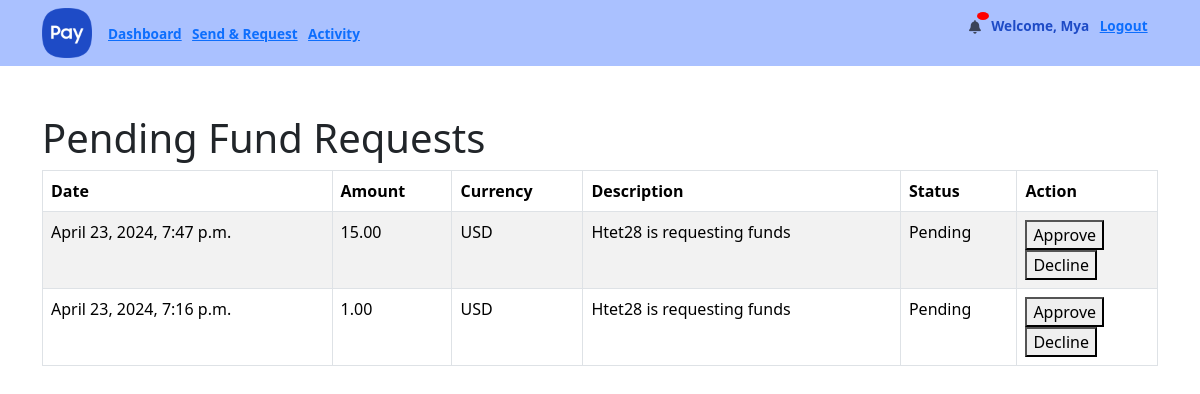
/webapps2024/transactions/fund_request_list/ (signed in), run on an earlier commit of the app's database.
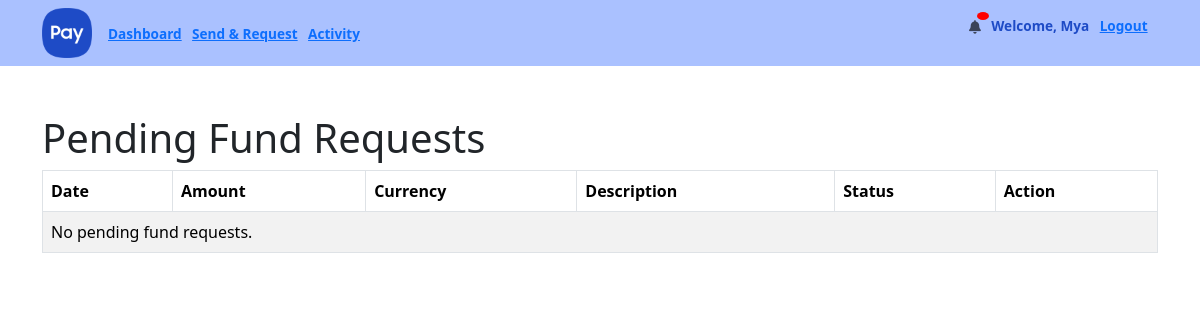
And on a later commit of the database.
### transactions/models.py (models this page shows, shortened)
class FundRequest(models.Model):
    STATUS_CHOICES = [
        ('PENDING', 'Pending'),
        ('APPROVED', 'Approved'),
        ('DECLINED', 'Declined'),
    ]
    fund_requester = models.ForeignKey(User, on_delete=models.CASCADE, related_name='fund_requests', null=False)
    fund_sender = models.ForeignKey(User, on_delete=models.CASCADE, related_name='sent_fund_requests')
    amount = models.DecimalField(max_digits=12, decimal_places=2)
    description = models.CharField(max_length=500)
    currency = models.CharField(max_length=3, default='GBP')
    approved = models.BooleanField(default=False)
    created_at = models.DateTimeField(auto_now_add=True)
    approved_at = models.DateTimeField(auto_now_add=True)
    status = models.CharField(max_length=20, choices=STATUS_CHOICES, default='PENDING')
    class Meta:
        ordering = ['-created_at']

### transactions/views.py (the view)
# urls.py: path('fund_request_list/', views.fund_request_list, name='fund_request_list'),
def fund_request_list(request):
    pending_requests = FundRequest.objects.filter(fund_sender=request.user, status='PENDING')
    return render(request, 'transactions/fund_request_list.html', {'pending_requests': pending_requests})

### templates/transactions/fund_request_list.html (shortened to what this page needs)
{% extends 'main/base.html' %}
{% block content %}
    <h1>Pending Fund Requests</h1>
    <table class="table table-bordered table-striped table-hover table-grey">
        <thead>
        <tr>
            <th>Date</th>
            <th>Amount</th>
            <th>Currency</th>
            <th>Description</th>
            <th>Status</th>
            <th>Action</th>
        </tr>
        </thead>
        <tbody>
        {% for request in pending_requests %}
            <tr>
                <td>{{ request.created_at }}</td>
                <td>{{ request.amount }}</td>
                <td>{{ request.currency }}</td>
                <td>{{ request.fund_requester.username }} is requesting funds</td>
                <td>{{ request.get_status_display }}</td>
                <td>
                    <form method="POST" action="{% url 'fund_request_action' request.pk %}">
                        <button type="submit">Approve</button>
                    </form>
                    <form method="POST" action="{% url 'fund_request_action' request.pk %}">
                        <button type="submit">Decline</button>
                    </form>
                </td>
            </tr>
        {% empty %}
            <tr>
                <td colspan="6">No pending fund requests.</td>
            </tr>
        {% endfor %}
        </tbody>
    </table>
{% endblock %}

What changed in the data, as far as the page shows it:
no longer on this page (row edited): FundRequest: created_at "April 23, 2024, 7:47 p.m.", amount "15.00", currency "USD", fund_requester.username "Htet28", status "Pending"
no longer on this page (row edited): FundRequest: created_at "April 23, 2024, 7:16 p.m.", amount "1.00", currency "USD", fund_requester.username "Htet28", status "Pending"
Also different on the page:
text now shown: "No pending fund requests."
